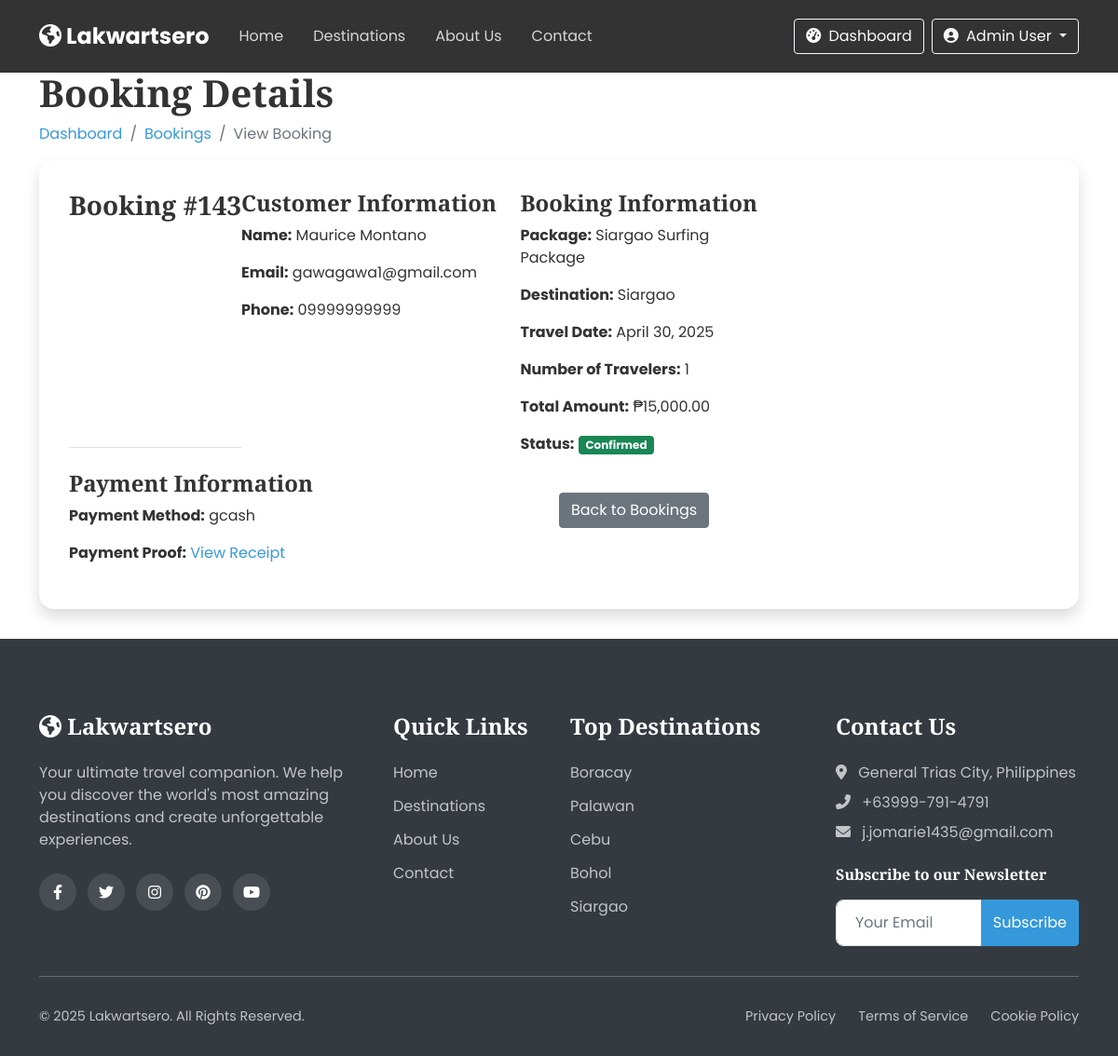
Page /view-booking.php?id=143 (signed in) on the committed database.
### tables this page shows
CREATE TABLE `bookings` (
  `id` int(11) NOT NULL,
  `user_id` int(11) NOT NULL,
  `package_id` int(11) NOT NULL,
  `booking_date` date NOT NULL,
  `travel_date` date NOT NULL,
  `num_travelers` int(11) NOT NULL DEFAULT 1,
  `total_price` decimal(10,2) NOT NULL,
  `status` enum('pending','confirmed','cancelled') DEFAULT 'pending',
  `confirmation_number` varchar(20) DEFAULT NULL,
  `special_requests` text DEFAULT NULL,
  `payment_method` varchar(50) NOT NULL,
  `payment_status` enum('pending','confirmed','cancelled') DEFAULT 'pending',
  `reference_number` varchar(100) DEFAULT NULL,
  `payment_proof` varchar(255) DEFAULT NULL,
  `created_at` timestamp NOT NULL DEFAULT current_timestamp(),
  `updated_at` timestamp NOT NULL DEFAULT current_timestamp() ON UPDATE current_timestamp()
);

CREATE TABLE `users` (
  `id` int(11) NOT NULL,
  `role_id` int(11) NOT NULL,
  `full_name` varchar(100) NOT NULL,
  `username` varchar(50) NOT NULL,
  `email` varchar(100) NOT NULL,
  `password` varchar(255) NOT NULL,
  `phone` varchar(20) DEFAULT NULL,
  `address` text DEFAULT NULL,
  `profile_img` varchar(255) DEFAULT 'default-user.jpg',
  `created_at` timestamp NOT NULL DEFAULT current_timestamp(),
  `updated_at` timestamp NOT NULL DEFAULT current_timestamp() ON UPDATE current_timestamp(),
  `status` enum('active','inactive','banned') DEFAULT 'active'
);

CREATE TABLE `packages` (
  `id` int(11) NOT NULL,
  `destination_id` int(11) NOT NULL,
  `title` varchar(100) NOT NULL,
  `description` text DEFAULT NULL,
  `price` decimal(10,2) NOT NULL,
  `duration` int(11) NOT NULL COMMENT 'in days',
  `max_travelers` int(11) DEFAULT 10,
  `itinerary` text DEFAULT NULL,
  `inclusions` text DEFAULT NULL,
  `exclusions` text DEFAULT NULL,
  `featured` tinyint(1) DEFAULT 0,
  `discount_percent` int(11) DEFAULT 0,
  `created_by` int(11) DEFAULT NULL,
  `image_url` varchar(255) DEFAULT NULL,
  `created_at` timestamp NOT NULL DEFAULT current_timestamp(),
  `updated_at` timestamp NOT NULL DEFAULT current_timestamp() ON UPDATE current_timestamp(),
  `status` enum('active','inactive','sold-out') DEFAULT 'active'
);

CREATE TABLE `destinations` (
  `id` int(11) NOT NULL,
  `name` varchar(100) NOT NULL,
  `country` varchar(100) DEFAULT 'Philippines',
  `region` varchar(100) NOT NULL,
  `description` text DEFAULT NULL,
  `image_url` varchar(255) DEFAULT NULL,
  `featured` tinyint(1) DEFAULT 0,
  `popular` tinyint(1) DEFAULT 0,
  `best_time_to_visit` varchar(100) DEFAULT NULL,
  `things_to_do` text DEFAULT NULL,
  `created_at` timestamp NOT NULL DEFAULT current_timestamp(),
  `updated_at` timestamp NOT NULL DEFAULT current_timestamp() ON UPDATE current_timestamp()
);

### includes/functions.php (called while the page is built, shortened)
<?php
function formatCurrency($amount) {
    return '₱' . number_format($amount, 2);
}
?>

### view-booking.php (the view, shortened to what this page needs)
<?php
include 'includes/header.php';
if (isset($_GET['id'])) {
    $bookingId = (int)$_GET['id'];
    $sql = "SELECT b.*, u.full_name, u.email, u.phone, p.title as package_title,
            d.name as destination_name, b.payment_method, b.reference_number, b.payment_proof
            FROM bookings b
            JOIN users u ON b.user_id = u.id
            JOIN packages p ON b.package_id = p.id
            JOIN destinations d ON p.destination_id = d.id
            WHERE b.id = ?";
    $stmt = $conn->prepare($sql);
    $stmt->bind_param("i", $bookingId);
    $stmt->execute();
    $result = $stmt->get_result();
    $booking = $result->fetch_assoc();
} else {
    header("Location: bookings.php");
    exit();
}
?>
<section class="dashboard-section">
    <div class="container">
        <div class="dashboard-header" data-aos="fade-up">
            <h1>Booking Details</h1>
            <nav aria-label="breadcrumb">
                <ol class="breadcrumb">
                    <li class="breadcrumb-item"><a href="admin-dashboard.php">Dashboard</a></li>
                    <li class="breadcrumb-item"><a href="bookings.php">Bookings</a></li>
                    <li class="breadcrumb-item active">View Booking</li>
                </ol>
            </nav>
        </div>
        <div class="dashboard-card" data-aos="fade-up">
            <div class="booking-details">
                <h3>Booking #<?php echo $booking['id']; ?></h3>
                <div class="row">
                    <div class="col-md-6">
                        <h4>Customer Information</h4>
                        <p><strong>Name:</strong> <?php echo htmlspecialchars($booking['full_name']); ?></p>
                        <p><strong>Email:</strong> <?php echo htmlspecialchars($booking['email']); ?></p>
                        <p><strong>Phone:</strong> <?php echo htmlspecialchars($booking['phone']); ?></p>
                    </div>
                    <div class="col-md-6">
                        <h4>Booking Information</h4>
                        <p><strong>Package:</strong> <?php echo htmlspecialchars($booking['package_title']); ?></p>
                        <p><strong>Destination:</strong> <?php echo htmlspecialchars($booking['destination_name']); ?></p>
                        <p><strong>Travel Date:</strong> <?php echo date('F d, Y', strtotime($booking['travel_date'])); ?></p>
                        <p><strong>Number of Travelers:</strong> <?php echo $booking['num_travelers']; ?></p>
                        <p><strong>Total Amount:</strong> <?php echo formatCurrency($booking['total_price']); ?></p>
                        <p><strong>Status:</strong>
                            <span class="badge bg-<?php
                                echo $booking['status'] == 'confirmed' ? 'success' :
                                    ($booking['status'] == 'pending' ? 'warning' : 'danger');
                            ?>">
                                <?php echo ucfirst($booking['status']); ?>
                            </span>
                        </p>
                    </div>
                </div>
                <div class="col-md-6">
                            <h4>Payment Information</h4>
                            <p><strong>Payment Method:</strong> <?php echo htmlspecialchars($booking['payment_method'] ?? 'N/A'); ?></p>
                            <?php if(!empty($booking['payment_proof'])): ?>
                            <p><strong>Payment Proof:</strong> <a href="<?php echo htmlspecialchars($booking['payment_proof']); ?>" target="_blank">View Receipt</a></p>
                            <?php endif; ?>
                        </div>
                <div class="mt-4">
                    <a href="bookings.php" class="btn btn-secondary">Back to Bookings</a>
                </div>
            </div>
        </div>
    </div>
</section>
<?php include 'includes/footer.php'; ?>

### css/style.css (style rules this page uses)
:root { --primary-color: #3498db; --secondary-color: #2ecc71; --accent-color: #e74c3c; --text-color: #333; --light-color: #f8f9fa; --dark-color: #343a40; --gray-color: #6c757d; --border-color: #dee2e6; --transition: all 0.3s ease; --box-shadow: 0 0.5rem 1rem rgba(0, 0, 0, 0.15); --section-padding: 5rem 0; }
body { font-family: 'Poppins', sans-serif; color: var(--text-color); background-color: #fff; overflow-x: hidden; }
h1, h2, h3, h4, h5, h6 { font-family: 'Playfair Display', serif; font-weight: 700; }
a { text-decoration: none; color: var(--primary-color); transition: var(--transition); }
.dashboard-card { background-color: #fff; border-radius: 1rem; box-shadow: var(--box-shadow); padding: 2rem; margin-bottom: 2rem; height: 100%; }
.dashboard-card h3 { margin-bottom: 1.5rem; padding-bottom: 1rem; border-bottom: 1px solid var(--border-color); }
.booking-details { display: flex; flex-wrap: wrap; }

### rows in the picture
bookings: id "143", user.full_name "Maurice Montano", user.email "gawagawa1@gmail.com", user.phone "09999999999", package.title "Siargao Surfing Package", destinations.name "Siargao", travel_date "April 30, 2025", num_travelers "1", total_price "₱15,000.00", status "Confirmed", payment_method "gcash"

### other values in the picture
$_SESSION['full_name'] "Admin User"
